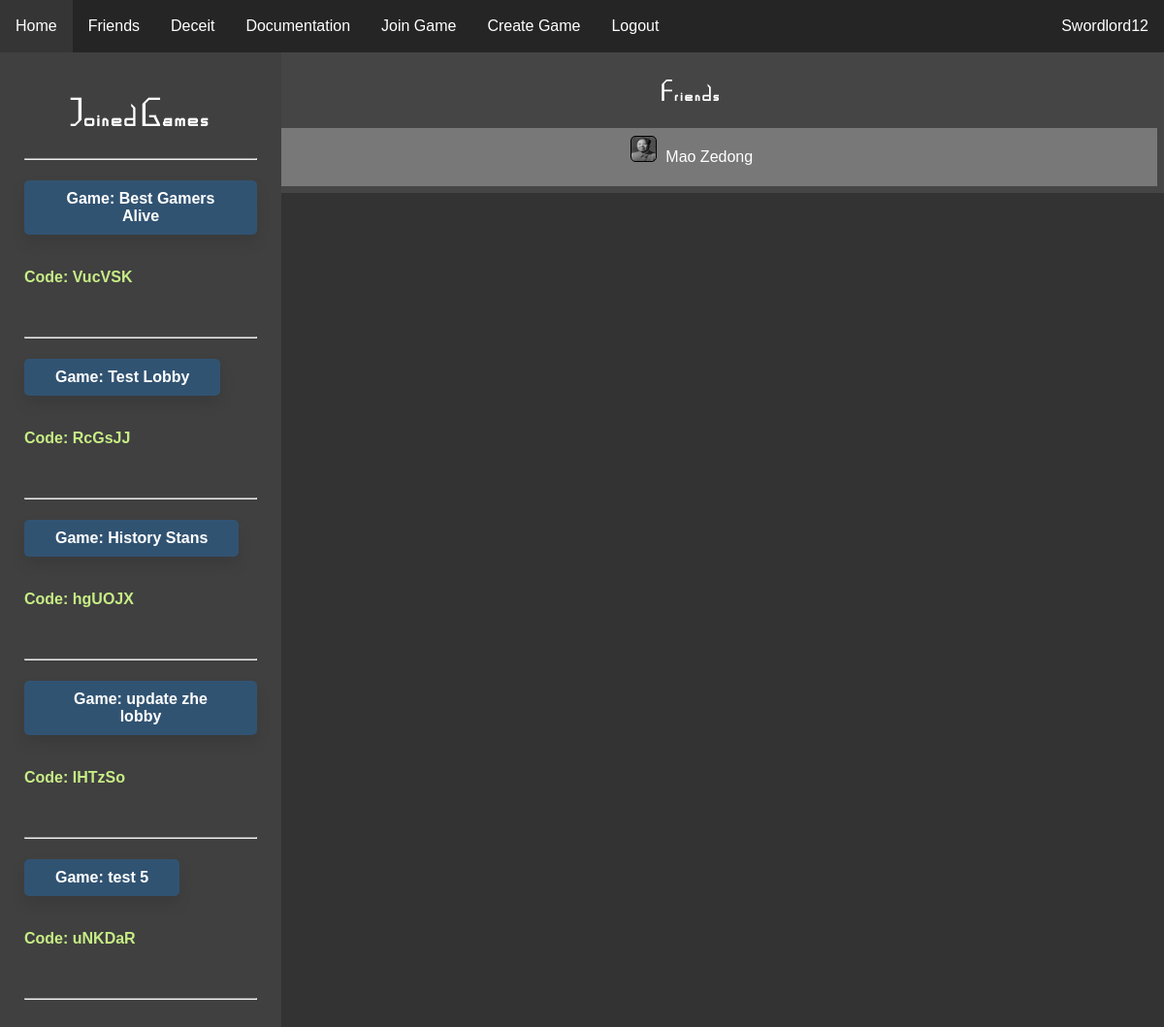
Screenshot of / (signed in) with the database file from the repository.
### website/models.py (models this page shows)
class User(db.Model, UserMixin):
    id = db.Column(db.Integer, primary_key=True)
    email = db.Column(db.String(150), unique=True)
    password = db.Column(db.String(150))
    username = db.Column(db.String(150))
    pfp = db.Column(db.String(50))
    admin = db.Column(db.String(50))

class Game(db.Model):
    id = db.Column(db.Integer, primary_key=True)
    game_name = db.Column(db.String(25))
    is_started = db.Column(db.String(5))
    code = db.Column(db.String(10), unique=True)
    host = db.Column(db.Integer, db.ForeignKey('user.id'))
    draft_pos = db.Column(db.Integer)
    ticker = db.Column(db.Integer)

### website/views.py (the view)
@views.route('/', methods=["GET", "POST"])
@login_required
def home():
    game = []
    friends = []
    for games in db.session.query(GamesJoined).filter_by(user = current_user.id):
        id = games.game
        for filtered in db.session.query(Game).filter_by(id = id):
            links = (filtered, url_for('rooms.room', game_id=id))
            game.append(links)
    friends1 = db.session.query(Friends).filter_by(user1=current_user.id)
    friends2 = db.session.query(Friends).filter_by(user2=current_user.id)
    for friend in friends1:
        print('worked')
        add = db.session.query(User).filter_by(id=friend.user2).first()
        friends.append(add)
    for friend in friends2:
        add = db.session.query(User).filter_by(id=friend.user1).first()
        friends.append(add)
    return render_template("home.html", friends=friends, user=current_user, games_joined = game)

### website/templates/home.html (shortened to what this page needs)
{% extends "base.html" %} {% block title %}Home{% endblock %}
{% block content %}
<br/>
<head>
    <link rel="stylesheet" type="text/css" href="/static/css/home.css" />
</head>
<body style="overflow:hidden">
    <div class="left-sidebar">
    {% if games_joined != [] %}
    {% set counter = 0 %}
    <div id="game_list">
        <h1 style="text-align: center;">Joined Games</h1>
    <hr>
    {% for game in games_joined %}
        {% set counter = counter+1 %}
        <h2 class="home-heading"><a class="game-link" id="game_headings{{counter}}" href={{game[1]}}>Game: {{ game[0].game_name }}</a></h2> <h4 class="game-code">Code: {{ game[0].code }}</h4> <br/>
    <hr>
    {% endfor %}
    {% else %}
        <h1>No games joined currently. Join one <a class="join-here">here</a></h1>
    {% endif %}
    <br/>
    <br/>
    <br/>
    <br/>
    <br/>
    <br/>
    </div>
    </div>
    <article class="friends">
        <h1 class="friends_title"><a class = "game-link" href="{{url_for('profiles.friends')}}">Friends</a></h1>
        {% for friend in friends %}
            <article class="individual">
                <div class="box" style="background-image:url({{friend.pfp}})"></div>
                <p style="display:inline-block">
                    <a class="game-link" style="display:inline-block" href="{{url_for('profiles.profile', user_id=friend.id)}}">{{friend.username}}</a>
                </p>
            </article>
        {% else %}
            <article class="individual">
                <p>You have no friends.</p>
            </article>
        {% endfor %}
    </article>
</body>
{% endblock %}

### website/templates/base.html (shortened to what this page needs)
<!DOCTYPE html>
<html lang="en">
<head>
    <link rel="stylesheet" type="text/css" href="/static/css/main.css" />
</head>
<body>
    <ul class="navbar">
      {% if user.is_authenticated %}
      <li><a class="nav-item nav-link" id="home" href="/">Home</a></li>
      <li><a class="nav-item nav-link" id="friends" href="/user/friends">Friends</a></li>
      <li><a class="nav-item nav-link" id="deceit" href="/deceit">Deceit</a></li>
      <li><a class="nav-item nav-link" id="docs" href="/docs/">Documentation</a></li>
      <li><a class="nav-item nav-link" id="join_game" href="/join-game">Join Game</a></li>
      <li><a class="nav-item nav-link" id="create_game" href="/create-game">Create Game</a></li>
      <li><a class="nav-item nav-link" id="logout" href="/logout">Logout</a></li>
      <li><a class="nav-user nav-link" id="user_link" href="{{url_for('profiles.profile', user_id=user.id)}}">{{ user.username }}</a></li>
      {% else %}
      <li><a class="nav-item nav-link" id="login" href="/login">Login</a></li>
      <li><a class="nav-item nav-link" id="signUp" href="/sign-up">Sign Up</a></li>
      {% endif %}
    </ul>
    <div id="main_div">
    <div class="container">
        {% block content %}
        {% endblock %}
    </div>
    </div>
</body>
</html>

### website/static/css/main.css (style rules this page uses)
#main_div { margin-top: 30px; padding: 20px; }
.game-link { text-decoration: none; color: white; }
h1 { font-family: MapGame; letter-spacing: 2px; }
body { margin: 0px; background-color: #333333; color: white; }
.navbar { list-style-type: none; margin: 0; padding: 0; overflow: hidden; background-color: #252525; position: fixed; top: 0; width: 100%; }
.nav-item { float: left; }
.nav-user { float:right; }
.nav-link { display: block; color: white; text-align: center; padding: 18px 16px; text-decoration: none; }
.box { display: inline-block; height: 25px; width: 25px; margin-bottom: 0px; margin-right: 5px; border: 1px solid black; border-radius: 5px; clear: both; background-size: 25px 25px; }
html { font-family: Arial, Helvetica, sans-serif; }

### website/static/css/home.css (style rules this page uses)
#main_div { margin-top: 36px; padding: 0px; }
.left-sidebar { width: 20%; height: 100%; padding: 25px; background-color: #404040; position: absolute; overflow-y: scroll; }
.home-heading { background-color: #315372; border: none; color: white; padding: 10px 32px; text-align: center; text-decoration: none; display: inline-block; font-size: 16px; border-radius: 5px; transition-duration: 0.4s; box-shadow: 0px 8px 15px rgba(0, 0, 0, 0.1); cursor: pointer; }
.game-code { color: #C7ED85; border-bottom: 2px black; padding-bottom: 5px; }
.friends { margin: 0; padding: 7px; background-color: #454545; width: 80%; height: 100%; float: right; text-align: center; }
.friends_title { font-weight: 700 }
.individual { padding-top: 5px; margin-top: 5px; padding-left: 3px; padding-bottom: 5px; padding-right: 3px; background-color: #787878; text-align: center; }

### rows the page displays
User: username "Swordlord12"
Game: game_name "Best Gamers Alive", code "VucVSK"
Game: game_name "Test Lobby", code "RcGsJJ"
Game: game_name "History Stans", code "hgUOJX"
Game: game_name "update zhe lobby", code "IHTzSo"
Game: game_name "test 5", code "uNKDaR"
User: pfp (picture), username "Mao Zedong"
